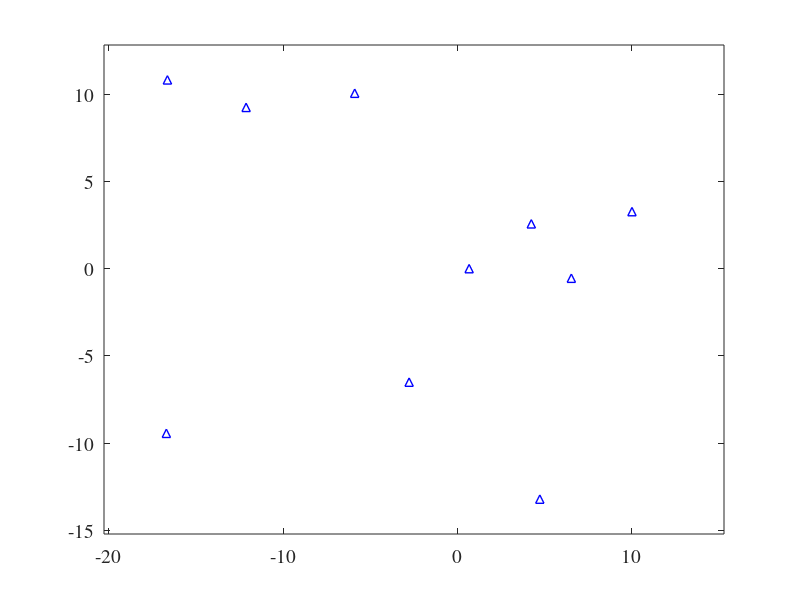
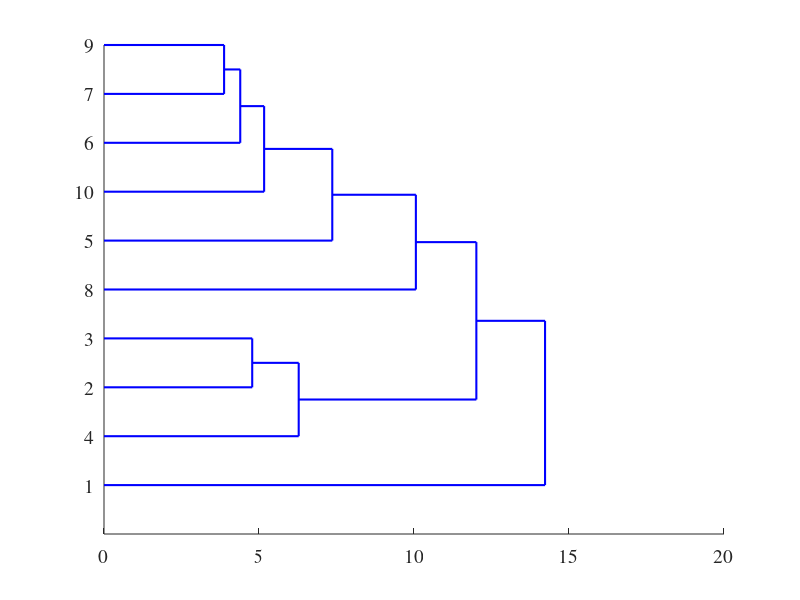

Here is the MATLAB script that generated these plots, in order:
% "Statistics and Machine Learning Toolbox" is required.
load('data_X.mat');

Z = linkage(X, 'single', 'euclidean');

set(gcf,'defaultAxesFontSize',14);
set(gcf,'defaultAxesFontName','times');
plot(X(:,1), X(:,2), 'b^', 'LineWidth',1);
hold on;
axis equal;
ylim([min(X(:,2))-2.0, max(X(:,2))+2.0]);

figure;
set(gcf,'defaultAxesFontSize',14);
set(gcf,'defaultAxesFontName','times');
H = dendrogram(Z,'Orientation','right');
hold on;
set(H, 'LineWidth',1.5);
